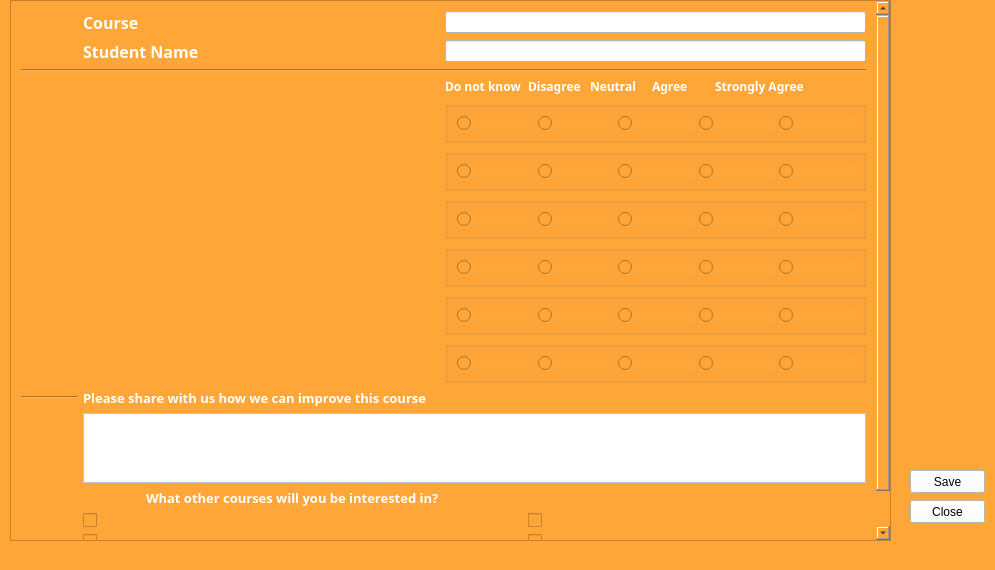
<?xml version="1.0" encoding="UTF-8"?>
<ui version="4.0">
 <class>studentFeedback</class>
 <widget class="QMainWindow" name="studentFeedback">
  <property name="geometry">
   <rect>
    <x>0</x>
    <y>0</y>
    <width>995</width>
    <height>570</height>
   </rect>
  </property>
  <property name="windowTitle">
   <string>Student Feedback</string>
  </property>
  <property name="styleSheet">
   <string notr="true">background-color: rgb(255, 166, 57);</string>
  </property>
  <widget class="QWidget" name="centralwidget">
   <widget class="QScrollArea" name="scrollArea">
    <property name="geometry">
     <rect>
      <x>10</x>
      <y>0</y>
      <width>881</width>
      <height>541</height>
     </rect>
    </property>
    <property name="styleSheet">
     <string notr="true"/>
    </property>
    <property name="widgetResizable">
     <bool>true</bool>
    </property>
    <widget class="QWidget" name="scrollAreaWidgetContents">
     <property name="geometry">
      <rect>
       <x>0</x>
       <y>0</y>
       <width>879</width>
       <height>539</height>
      </rect>
     </property>
     <layout class="QGridLayout" name="gridLayout">
      <property name="leftMargin">
       <number>10</number>
      </property>
      <property name="topMargin">
       <number>10</number>
      </property>
      <property name="rightMargin">
       <number>10</number>
      </property>
      <item row="19" column="1" colspan="2">
       <widget class="QCheckBox" name="checkBox">
        <property name="enabled">
         <bool>false</bool>
        </property>
        <property name="styleSheet">
         <string notr="true">color: rgb(255, 255, 255);</string>
        </property>
        <property name="text">
         <string/>
        </property>
       </widget>
      </item>
      <item row="3" column="7">
       <widget class="QLabel" name="label_14">
        <property name="font">
         <font>
          <family>Berlin Sans FB Demi</family>
          <weight>75</weight>
          <bold>true</bold>
         </font>
        </property>
        <property name="styleSheet">
         <string notr="true">color: rgb(255, 255, 255);</string>
        </property>
        <property name="text">
         <string>Strongly Agree</string>
        </property>
       </widget>
      </item>
      <item row="11" column="0" colspan="3">
       <widget class="QLabel" name="lbl_6">
        <property name="font">
         <font>
          <family>Berlin Sans FB Demi</family>
          <pointsize>10</pointsize>
          <weight>75</weight>
          <bold>true</bold>
         </font>
        </property>
        <property name="styleSheet">
         <string notr="true">color: rgb(255, 255, 255);</string>
        </property>
        <property name="text">
         <string/>
        </property>
       </widget>
      </item>
      <item row="6" column="0" colspan="3">
       <widget class="QLabel" name="lbl_1">
        <property name="font">
         <font>
          <family>Berlin Sans FB Demi</family>
          <pointsize>10</pointsize>
          <weight>75</weight>
          <bold>true</bold>
         </font>
        </property>
        <property name="styleSheet">
         <string notr="true">color: rgb(255, 255, 255);</string>
        </property>
        <property name="text">
         <string/>
        </property>
       </widget>
      </item>
      <item row="19" column="4" colspan="5">
       <widget class="QCheckBox" name="checkBox_2">
        <property name="enabled">
         <bool>false</bool>
        </property>
        <property name="styleSheet">
         <string notr="true">color: rgb(255, 255, 255);</string>
        </property>
        <property name="text">
         <string/>
        </property>
       </widget>
      </item>
      <item row="3" column="5">
       <widget class="QLabel" name="label_12">
        <property name="font">
         <font>
          <family>Berlin Sans FB Demi</family>
          <weight>75</weight>
          <bold>true</bold>
         </font>
        </property>
        <property name="styleSheet">
         <string notr="true">color: rgb(255, 255, 255);</string>
        </property>
        <property name="text">
         <string>Neutral</string>
        </property>
       </widget>
      </item>
      <item row="1" column="1" colspan="2">
       <widget class="QLabel" name="label_3">
        <property name="font">
         <font>
          <family>Berlin Sans FB Demi</family>
          <pointsize>12</pointsize>
          <weight>75</weight>
          <bold>true</bold>
         </font>
        </property>
        <property name="styleSheet">
         <string notr="true">color: rgb(255, 255, 255);</string>
        </property>
        <property name="text">
         <string>Student Name</string>
        </property>
       </widget>
      </item>
      <item row="20" column="4" colspan="5">
       <widget class="QCheckBox" name="checkBox_4">
        <property name="enabled">
         <bool>false</bool>
        </property>
        <property name="styleSheet">
         <string notr="true">color: rgb(255, 255, 255);</string>
        </property>
        <property name="text">
         <string/>
        </property>
       </widget>
      </item>
      <item row="8" column="0" colspan="3">
       <widget class="QLabel" name="lbl_3">
        <property name="font">
         <font>
          <family>Berlin Sans FB Demi</family>
          <pointsize>10</pointsize>
          <weight>75</weight>
          <bold>true</bold>
         </font>
        </property>
        <property name="styleSheet">
         <string notr="true">color: rgb(255, 255, 255);</string>
        </property>
        <property name="text">
         <string/>
        </property>
       </widget>
      </item>
      <item row="14" column="1" colspan="8">
       <widget class="QTextEdit" name="textEdit">
        <property name="styleSheet">
         <string notr="true">background-color: rgb(255, 255, 255);</string>
        </property>
       </widget>
      </item>
      <item row="0" column="3" colspan="6">
       <widget class="QLineEdit" name="lineEdit_2">
        <property name="enabled">
         <bool>false</bool>
        </property>
        <property name="styleSheet">
         <string notr="true">background-color: rgb(255, 255, 255);</string>
        </property>
       </widget>
      </item>
      <item row="9" column="3" colspan="6">
       <widget class="QGroupBox" name="groupBox_3">
        <property name="title">
         <string/>
        </property>
        <layout class="QHBoxLayout" name="horizontalLayout_3">
         <item>
          <widget class="QRadioButton" name="rb_dn_4">
           <property name="text">
            <string/>
           </property>
          </widget>
         </item>
         <item>
          <widget class="QRadioButton" name="rb_d_4">
           <property name="text">
            <string/>
           </property>
          </widget>
         </item>
         <item>
          <widget class="QRadioButton" name="rb_n_4">
           <property name="text">
            <string/>
           </property>
          </widget>
         </item>
         <item>
          <widget class="QRadioButton" name="rb_a_4">
           <property name="text">
            <string/>
           </property>
          </widget>
         </item>
         <item>
          <widget class="QRadioButton" name="rb_sa_4">
           <property name="text">
            <string/>
           </property>
          </widget>
         </item>
        </layout>
       </widget>
      </item>
      <item row="8" column="3" colspan="6">
       <widget class="QGroupBox" name="groupBox_2">
        <property name="title">
         <string/>
        </property>
        <layout class="QHBoxLayout" name="horizontalLayout_2">
         <item>
          <widget class="QRadioButton" name="rb_dn_3">
           <property name="text">
            <string/>
           </property>
          </widget>
         </item>
         <item>
          <widget class="QRadioButton" name="rb_d_3">
           <property name="text">
            <string/>
           </property>
          </widget>
         </item>
         <item>
          <widget class="QRadioButton" name="rb_n_3">
           <property name="text">
            <string/>
           </property>
          </widget>
         </item>
         <item>
          <widget class="QRadioButton" name="rb_a_3">
           <property name="text">
            <string/>
           </property>
          </widget>
         </item>
         <item>
          <widget class="QRadioButton" name="rb_sa_3">
           <property name="text">
            <string/>
           </property>
          </widget>
         </item>
        </layout>
       </widget>
      </item>
      <item row="10" column="3" colspan="6">
       <widget class="QGroupBox" name="groupBox_6">
        <property name="title">
         <string/>
        </property>
        <layout class="QHBoxLayout" name="horizontalLayout_6">
         <item>
          <widget class="QRadioButton" name="rb_dn_5">
           <property name="text">
            <string/>
           </property>
          </widget>
         </item>
         <item>
          <widget class="QRadioButton" name="rb_d_5">
           <property name="text">
            <string/>
           </property>
          </widget>
         </item>
         <item>
          <widget class="QRadioButton" name="rb_n_5">
           <property name="text">
            <string/>
           </property>
          </widget>
         </item>
         <item>
          <widget class="QRadioButton" name="rb_a_5">
           <property name="text">
            <string/>
           </property>
          </widget>
         </item>
         <item>
          <widget class="QRadioButton" name="rb_sa_5">
           <property name="text">
            <string/>
           </property>
          </widget>
         </item>
        </layout>
       </widget>
      </item>
      <item row="6" column="3" colspan="6">
       <widget class="QGroupBox" name="groupBox">
        <property name="title">
         <string/>
        </property>
        <layout class="QHBoxLayout" name="horizontalLayout">
         <item>
          <widget class="QRadioButton" name="rb_dn_1">
           <property name="text">
            <string/>
           </property>
          </widget>
         </item>
         <item>
          <widget class="QRadioButton" name="rb_d_1">
           <property name="text">
            <string/>
           </property>
          </widget>
         </item>
         <item>
          <widget class="QRadioButton" name="rb_n_1">
           <property name="text">
            <string/>
           </property>
          </widget>
         </item>
         <item>
          <widget class="QRadioButton" name="rb_a_1">
           <property name="text">
            <string/>
           </property>
          </widget>
         </item>
         <item>
          <widget class="QRadioButton" name="rb_sa_1">
           <property name="text">
            <string/>
           </property>
          </widget>
         </item>
        </layout>
       </widget>
      </item>
      <item row="7" column="3" colspan="6">
       <widget class="QGroupBox" name="groupBox_8">
        <property name="title">
         <string/>
        </property>
        <layout class="QHBoxLayout" name="horizontalLayout_8">
         <item>
          <widget class="QRadioButton" name="rb_dn_2">
           <property name="text">
            <string/>
           </property>
          </widget>
         </item>
         <item>
          <widget class="QRadioButton" name="rb_d_2">
           <property name="text">
            <string/>
           </property>
          </widget>
         </item>
         <item>
          <widget class="QRadioButton" name="rb_n_2">
           <property name="text">
            <string/>
           </property>
          </widget>
         </item>
         <item>
          <widget class="QRadioButton" name="rb_a_2">
           <property name="text">
            <string/>
           </property>
          </widget>
         </item>
         <item>
          <widget class="QRadioButton" name="rb_sa_2">
           <property name="text">
            <string/>
           </property>
          </widget>
         </item>
        </layout>
       </widget>
      </item>
      <item row="11" column="3" colspan="6">
       <widget class="QGroupBox" name="groupBox_7">
        <property name="title">
         <string/>
        </property>
        <layout class="QHBoxLayout" name="horizontalLayout_7">
         <item>
          <widget class="QRadioButton" name="rb_dn_6">
           <property name="text">
            <string/>
           </property>
          </widget>
         </item>
         <item>
          <widget class="QRadioButton" name="rb_d_6">
           <property name="text">
            <string/>
           </property>
          </widget>
         </item>
         <item>
          <widget class="QRadioButton" name="rb_n_6">
           <property name="text">
            <string/>
           </property>
          </widget>
         </item>
         <item>
          <widget class="QRadioButton" name="rb_a_6">
           <property name="text">
            <string/>
           </property>
          </widget>
         </item>
         <item>
          <widget class="QRadioButton" name="rb_sa_6">
           <property name="text">
            <string/>
           </property>
          </widget>
         </item>
        </layout>
       </widget>
      </item>
      <item row="0" column="1" colspan="2">
       <widget class="QLabel" name="label">
        <property name="font">
         <font>
          <family>Berlin Sans FB Demi</family>
          <pointsize>12</pointsize>
          <weight>75</weight>
          <bold>true</bold>
         </font>
        </property>
        <property name="styleSheet">
         <string notr="true">color: rgb(255, 255, 255);</string>
        </property>
        <property name="text">
         <string>Course</string>
        </property>
       </widget>
      </item>
      <item row="20" column="1" colspan="2">
       <widget class="QCheckBox" name="checkBox_3">
        <property name="enabled">
         <bool>false</bool>
        </property>
        <property name="styleSheet">
         <string notr="true">color: rgb(255, 255, 255);</string>
        </property>
        <property name="text">
         <string/>
        </property>
       </widget>
      </item>
      <item row="3" column="4">
       <widget class="QLabel" name="label_11">
        <property name="font">
         <font>
          <family>Berlin Sans FB Demi</family>
          <weight>75</weight>
          <bold>true</bold>
         </font>
        </property>
        <property name="styleSheet">
         <string notr="true">color: rgb(255, 255, 255);</string>
        </property>
        <property name="text">
         <string>Disagree</string>
        </property>
       </widget>
      </item>
      <item row="18" column="2">
       <widget class="QLabel" name="label_16">
        <property name="font">
         <font>
          <family>Berlin Sans FB Demi</family>
          <pointsize>10</pointsize>
          <weight>75</weight>
          <bold>true</bold>
         </font>
        </property>
        <property name="styleSheet">
         <string notr="true">color: rgb(255, 255, 255);</string>
        </property>
        <property name="text">
         <string>What other courses will you be interested in?</string>
        </property>
       </widget>
      </item>
      <item row="1" column="3" colspan="6">
       <widget class="QLineEdit" name="lineEdit">
        <property name="enabled">
         <bool>false</bool>
        </property>
        <property name="styleSheet">
         <string notr="true">background-color: rgb(255, 255, 255);</string>
        </property>
        <property name="text">
         <string/>
        </property>
       </widget>
      </item>
      <item row="3" column="3">
       <widget class="QLabel" name="label_10">
        <property name="font">
         <font>
          <family>Berlin Sans FB Demi</family>
          <weight>75</weight>
          <bold>true</bold>
         </font>
        </property>
        <property name="styleSheet">
         <string notr="true">color: rgb(255, 255, 255);</string>
        </property>
        <property name="text">
         <string>Do not know</string>
        </property>
       </widget>
      </item>
      <item row="10" column="0" colspan="3">
       <widget class="QLabel" name="lbl_5">
        <property name="font">
         <font>
          <family>Berlin Sans FB Demi</family>
          <pointsize>10</pointsize>
          <weight>75</weight>
          <bold>true</bold>
         </font>
        </property>
        <property name="styleSheet">
         <string notr="true">color: rgb(255, 255, 255);</string>
        </property>
        <property name="text">
         <string/>
        </property>
       </widget>
      </item>
      <item row="3" column="6">
       <widget class="QLabel" name="label_13">
        <property name="font">
         <font>
          <family>Berlin Sans FB Demi</family>
          <weight>75</weight>
          <bold>true</bold>
         </font>
        </property>
        <property name="styleSheet">
         <string notr="true">color: rgb(255, 255, 255);</string>
        </property>
        <property name="text">
         <string>Agree</string>
        </property>
       </widget>
      </item>
      <item row="2" column="0" colspan="9">
       <widget class="Line" name="line">
        <property name="orientation">
         <enum>Qt::Horizontal</enum>
        </property>
       </widget>
      </item>
      <item row="9" column="0" colspan="3">
       <widget class="QLabel" name="lbl_4">
        <property name="font">
         <font>
          <family>Berlin Sans FB Demi</family>
          <pointsize>10</pointsize>
          <weight>75</weight>
          <bold>true</bold>
         </font>
        </property>
        <property name="styleSheet">
         <string notr="true">color: rgb(255, 255, 255);</string>
        </property>
        <property name="text">
         <string/>
        </property>
       </widget>
      </item>
      <item row="13" column="1" colspan="8">
       <widget class="QLabel" name="label_9">
        <property name="font">
         <font>
          <family>Berlin Sans FB Demi</family>
          <pointsize>10</pointsize>
          <weight>75</weight>
          <bold>true</bold>
         </font>
        </property>
        <property name="styleSheet">
         <string notr="true">color: rgb(255, 255, 255);</string>
        </property>
        <property name="text">
         <string>Please share with us how we can improve this course</string>
        </property>
       </widget>
      </item>
      <item row="7" column="0" colspan="3">
       <widget class="QLabel" name="lbl_2">
        <property name="font">
         <font>
          <family>Berlin Sans FB Demi</family>
          <pointsize>10</pointsize>
          <weight>75</weight>
          <bold>true</bold>
         </font>
        </property>
        <property name="styleSheet">
         <string notr="true">color: rgb(255, 255, 255);</string>
        </property>
        <property name="text">
         <string/>
        </property>
       </widget>
      </item>
      <item row="13" column="0">
       <widget class="Line" name="line_2">
        <property name="orientation">
         <enum>Qt::Horizontal</enum>
        </property>
       </widget>
      </item>
      <item row="21" column="1" colspan="3">
       <widget class="QCheckBox" name="checkBox_5">
        <property name="styleSheet">
         <string notr="true">color: rgb(255, 255, 255);</string>
        </property>
        <property name="text">
         <string/>
        </property>
       </widget>
      </item>
     </layout>
    </widget>
   </widget>
   <widget class="QPushButton" name="pushButton">
    <property name="geometry">
     <rect>
      <x>910</x>
      <y>470</y>
      <width>75</width>
      <height>23</height>
     </rect>
    </property>
    <property name="styleSheet">
     <string notr="true">background-color: rgb(255, 255, 255);</string>
    </property>
    <property name="text">
     <string>Save</string>
    </property>
   </widget>
   <widget class="QPushButton" name="pushButton_2">
    <property name="geometry">
     <rect>
      <x>910</x>
      <y>500</y>
      <width>75</width>
      <height>23</height>
     </rect>
    </property>
    <property name="styleSheet">
     <string notr="true">background-color: rgb(255, 255, 255);</string>
    </property>
    <property name="text">
     <string>Close</string>
    </property>
   </widget>
  </widget>
  <widget class="QMenuBar" name="menubar">
   <property name="geometry">
    <rect>
     <x>0</x>
     <y>0</y>
     <width>995</width>
     <height>21</height>
    </rect>
   </property>
  </widget>
  <widget class="QStatusBar" name="statusbar"/>
 </widget>
 <resources/>
 <connections>
  <connection>
   <sender>pushButton_2</sender>
   <signal>clicked()</signal>
   <receiver>studentFeedback</receiver>
   <slot>close()</slot>
   <hints>
    <hint type="sourcelabel">
     <x>720</x>
     <y>523</y>
    </hint>
    <hint type="destinationlabel">
     <x>500</x>
     <y>505</y>
    </hint>
   </hints>
  </connection>
 </connections>
</ui>
